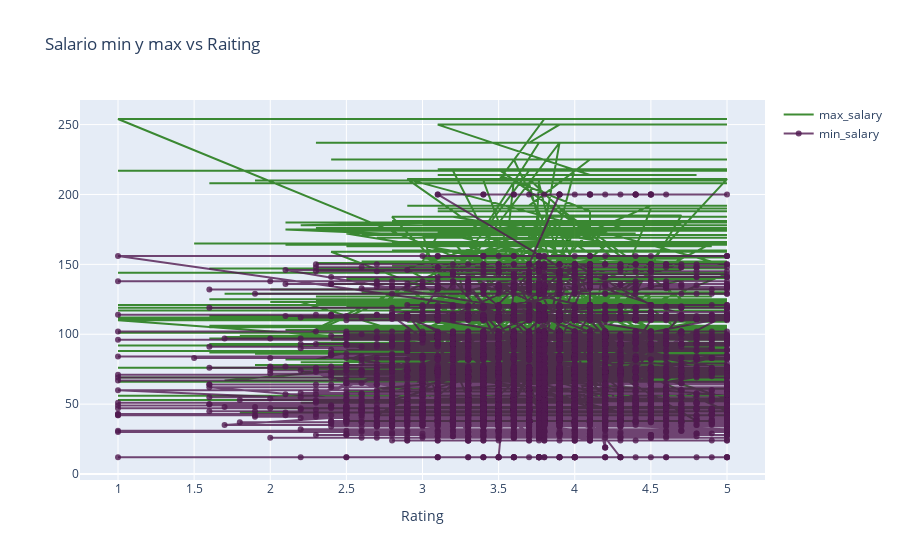

The code cell stored with this chart in its notebook:
### Code cell
# prepare data frame
df_gr = df.iloc[:10,:]

import plotly.graph_objs as go

trace1 = go.Scatter(
    x = df["Rating"],
    y = df["max_salary"],
    name = "max_salary",
    mode = "lines",
    marker = dict(color = 'rgba(16, 112, 2, 0.8)'),
    text = df["Job_Title"]
)

trace2 = go.Scatter(
    x = df["Rating"],
    y = df["min_salary"],
    name = "min_salary",
    mode = "lines+markers",
    marker = dict(color = "rgba(80, 26, 80, 0.8)"),
    text = df["Job_Title"]
)

data = [trace1, trace2] #lista
layout = dict(title = "Salario min y max vs Raiting ",
xaxis = dict(title="Rating", ticklen = 5))

fig = go.Figure(data = data, layout = layout)

iplot(fig)

### Figure 1 — Plotly figure (JSON) as saved in the notebook; plotly's stock layout.template omitted (floating-point values rounded to 4 significant figures; data arrays with more than 128 entries replaced by an {"elided": "..."} marker saying what was removed)
{"data": [{"marker": {"color": "rgba(16, 112, 2, 0.8)"}, "mode": "lines", "name": "max_salary", "text": {"elided": "6160 str values"}, "type": "scatter", "x": {"elided": "6160 float values"}, "y": {"elided": "6160 int values"}}, {"marker": {"color": "rgba(80, 26, 80, 0.8)"}, "mode": "lines+markers", "name": "min_salary", "text": {"elided": "6160 str values"}, "type": "scatter", "x": {"elided": "6160 float values"}, "y": {"elided": "6160 int values"}}], "layout": {"title": {"text": "Salario min y max vs Raiting "}, "xaxis": {"ticklen": 5, "title": {"text": "Rating"}}}}
